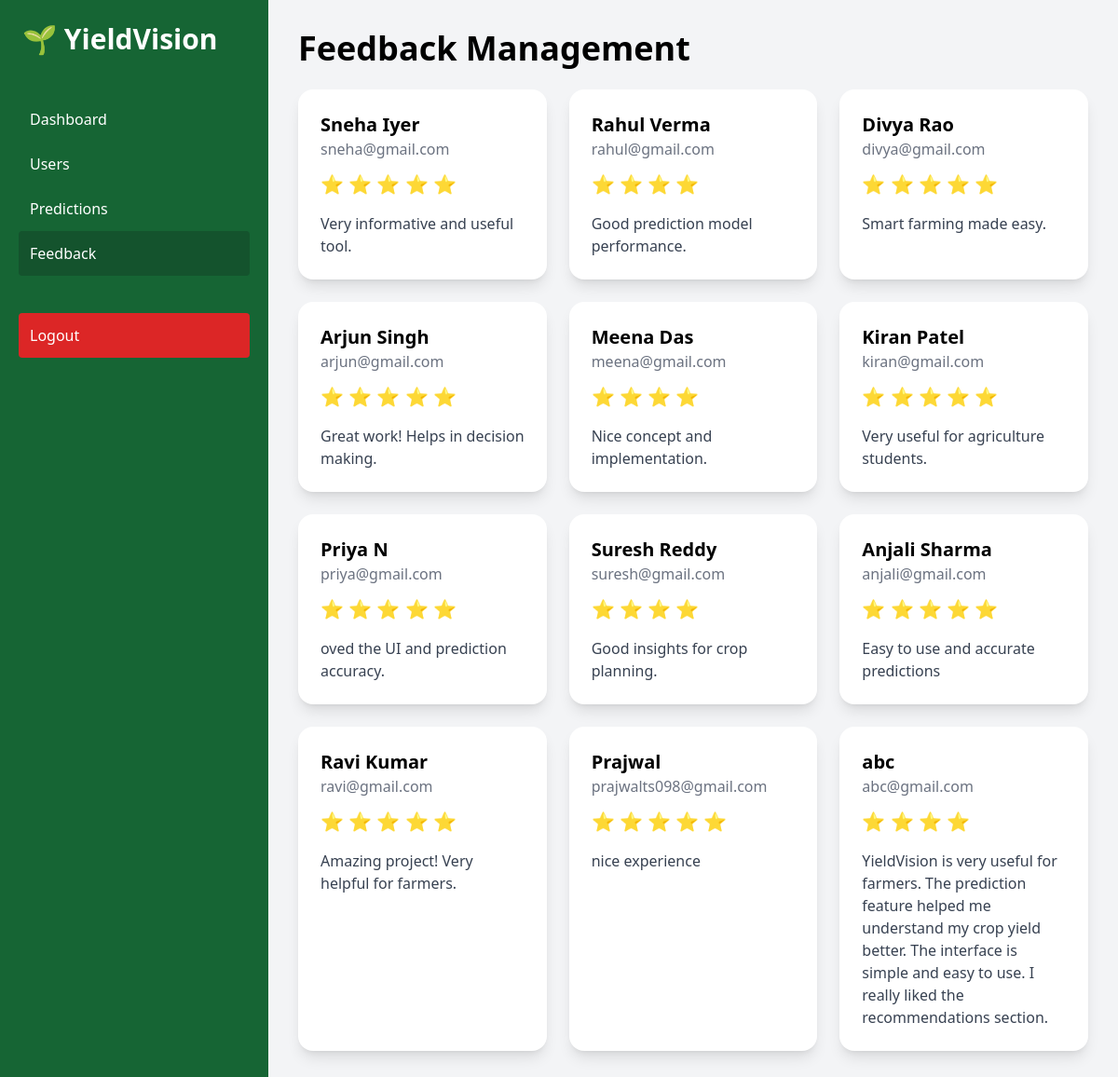
/admin/feedback (signed in), run on the app's committed database.
### tables this page shows
CREATE TABLE feedback (
        id INTEGER PRIMARY KEY AUTOINCREMENT,
        name TEXT,
        email TEXT,
        rating INTEGER,
        message TEXT
    );

### app.py (the view)
@app.route("/admin/feedback")
def admin_feedback():
    if "admin" not in session:
        return redirect(url_for("admin_login"))
    conn = get_db()
    cur = conn.cursor()
    cur.execute("""
    SELECT *
    FROM feedback
    ORDER BY id DESC
    """)
    reviews = cur.fetchall()
    conn.close()
    return render_template(
        "admin_feedback.html",
        reviews=reviews
    )

### app.py (called while the page is built)
def get_db():
    conn = sqlite3.connect(DB_PATH, check_same_thread=False)
    conn.row_factory = sqlite3.Row
    return conn

### templates/admin_feedback.html (shortened to what this page needs)
<!DOCTYPE html>
<html>
<head>
<script src="https://cdn.tailwindcss.com"></script>
</head>
<body class="bg-gray-100">
<div class="flex">
<div class="w-72 min-h-screen bg-green-800 text-white">
<div class="p-6 text-3xl font-bold">
🌱 YieldVision
</div>
<nav class="p-5">
<a href="/admin/dashboard"
class="block p-3 hover:bg-green-900 rounded">
Dashboard
</a>
<a href="/admin/users"
class="block p-3 hover:bg-green-900 rounded">
Users
</a>
<a href="/admin/predictions"
class="block p-3 hover:bg-green-900 rounded">
Predictions
</a>
<a href="/admin/feedback"
class="block p-3 bg-green-900 rounded">
Feedback
</a>
<a href="/admin/logout"
class="block p-3 mt-10 bg-red-600 rounded">
Logout
</a>
</nav>
</div>
<div class="flex-1 p-8">
<h1 class="text-4xl font-bold mb-6">
Feedback Management
</h1>
<div class="grid grid-cols-1 md:grid-cols-2 lg:grid-cols-3 gap-6">
{% for review in reviews %}
<div class="bg-white rounded-2xl shadow-lg p-6">
<h2 class="font-bold text-xl">
{{ review.name }}
</h2>
<p class="text-gray-500">
{{ review.email }}
</p>
<div class="mt-3 text-yellow-500 text-xl">
{% for i in range(review.rating|int) %}
⭐
{% endfor %}
</div>
<p class="mt-4 text-gray-700">
{{ review.message }}
</p>
</div>
{% endfor %}
</div>
</div>
</div>
</body>
</html>

### data on the page
feedback: name "Sneha Iyer", email "sneha@gmail.com", rating 5 (drawn), message "Very informative and useful tool."
feedback: name "Rahul Verma", email "rahul@gmail.com", rating 4 (drawn), message "Good prediction model performance."
feedback: name "Divya Rao", email "divya@gmail.com", rating 5 (drawn), message "Smart farming made easy."
feedback: name "Arjun Singh", email "arjun@gmail.com", rating 5 (drawn), message "Great work! Helps in decision making."
feedback: name "Meena Das", email "meena@gmail.com", rating 4 (drawn), message "Nice concept and implementation."
feedback: name "Kiran Patel", email "kiran@gmail.com", rating 5 (drawn), message "Very useful for agriculture students."
feedback: name "Priya N", email "priya@gmail.com", rating 5 (drawn), message "oved the UI and prediction accuracy."
feedback: name "Suresh Reddy", email "suresh@gmail.com", rating 4 (drawn), message "Good insights for crop planning."
feedback: name "Anjali Sharma", email "anjali@gmail.com", rating 5 (drawn), message "Easy to use and accurate predictions"
feedback: name "Ravi Kumar", email "ravi@gmail.com", rating 5 (drawn), message "Amazing project! Very helpful for farmers."
feedback: name "Prajwal", email "prajwalts098@gmail.com", rating 5 (drawn), message "nice experience"
feedback: name "abc", email "abc@gmail.com", rating 4 (drawn), message "YieldVision is very useful for farmers. The prediction feature helped me understand my crop yield better. The interface is simple and easy to use. I really liked the recommendations section."
